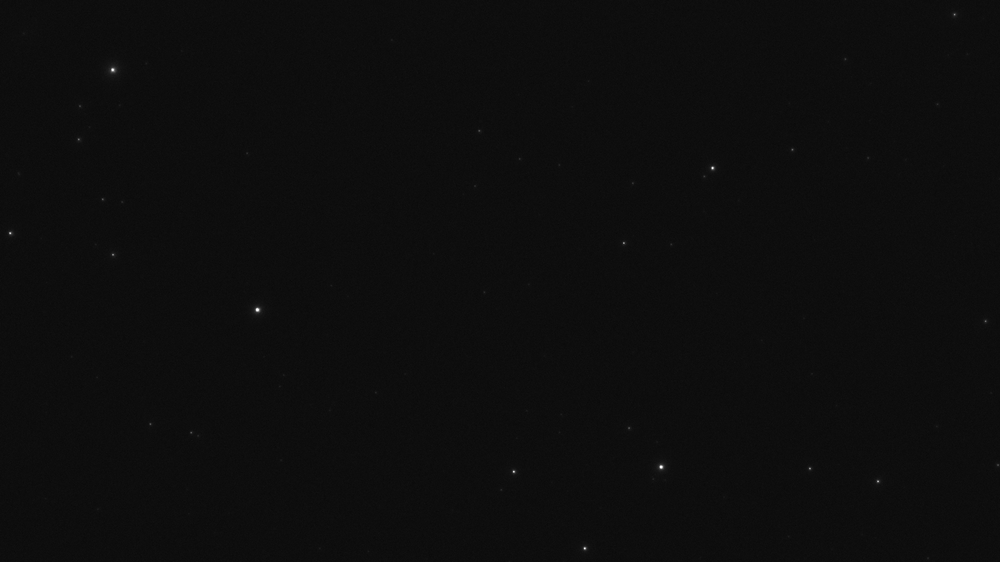
#> input picture solver/data/polaris/frame_a.png, 1000 x 562 px, shrunk from 1936 x 1088 before the run
$ python -i star_detection.py   (imports and definitions only)
#> lines starting #> are read from the running program, lines starting #| are printed output that depends on the picture; after the words box and inside, x2 and y2 are one past the last pixel; in counts of white or black regions, pixels touching at a corner belong together
#> further down, picture is the input picture: shape (562, 1000, 3); min 9, max 255, mean 13.7
import cv2
import numpy as np
from typing import List, Tuple


def detect_stars(
    frame: np.ndarray,
    min_area: int = 5,
    max_area: int = 500
) -> List[Tuple[float, float]]:
    """
    Detecta estrellas y devuelve centroides (x, y).
    """
#> called with min_area = 5, max_area = 500
    if len(frame.shape) == 3:
        gray = cv2.cvtColor(frame, cv2.COLOR_BGR2GRAY)
    else:
        gray = frame.copy()

    blur = cv2.GaussianBlur(gray, (5, 5), 0)

    thresh = cv2.adaptiveThreshold(
        blur,
        255,
        cv2.ADAPTIVE_THRESH_MEAN_C,
        cv2.THRESH_BINARY,
        11,
        -2
    )
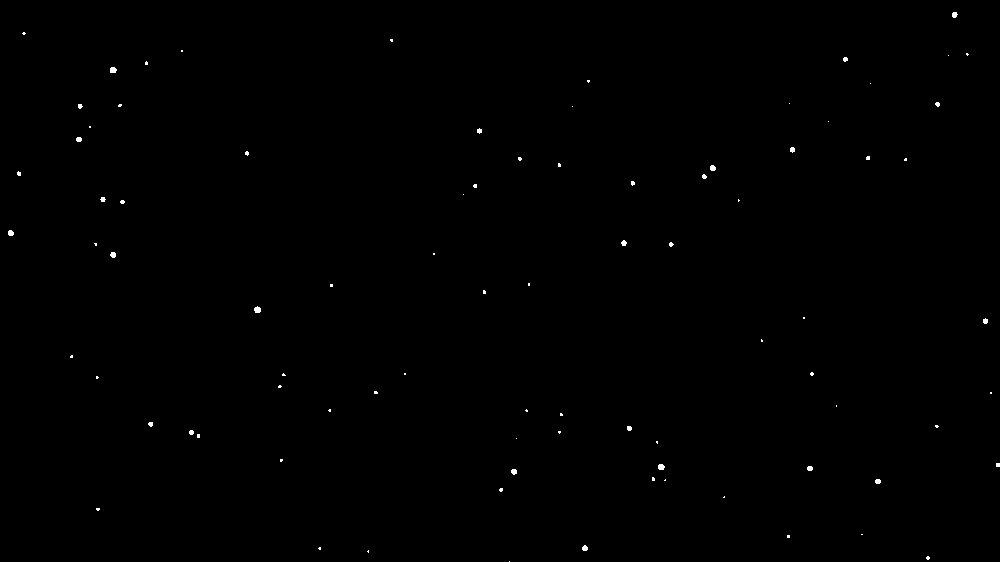
#> thresh: shape (562, 1000); 0.19% white; 86 white regions (65 under 20 px)

    contours, _ = cv2.findContours(
        thresh,
        cv2.RETR_EXTERNAL,
        cv2.CHAIN_APPROX_SIMPLE
    )
#> contours = 86 contours, 78 with area under 20; largest, box (x1, y1, x2, y2) and area: (254, 306, 261, 313) 28, (110, 67, 117, 73) 26, (658, 464, 665, 470) 26, (8, 230, 14, 236) 22, (710, 165, 716, 171) 22, (511, 469, 517, 475) 20, (110, 252, 116, 258) 20, (582, 545, 588, 551) 20

    stars = []
    for cnt in contours:
        area = cv2.contourArea(cnt)
        if min_area < area < max_area:
            M = cv2.moments(cnt)
            if M["m00"] != 0:
                x = M["m10"] / M["m00"]
                y = M["m01"] / M["m00"]
                stars.append((x, y))
#> this loop made 86 passes
#> (area, x, y) on passes 5, 14, 16, 42, 47, 51, 60, 78: (20, 584.5, 547.8), (20.5, 513.6, 471.3), (25.5, 660.8, 466.5), (28, 257.1, 309.3), (20.5, 112.7, 254.4), (21.5, 10.38, 232.6), (21.5, 712.4, 167.6), (26, 112.7, 69.58)
#> after the loop, stars = 41 pairs, first value 10.38 to 997.5, second value 14.42 to 557.5

    return stars

>>> import cv2
>>> picture = cv2.imread('data/polaris/frame_a.png')
>>> result = detect_stars(picture)
#> result has the same summary as stars in detect_stars
